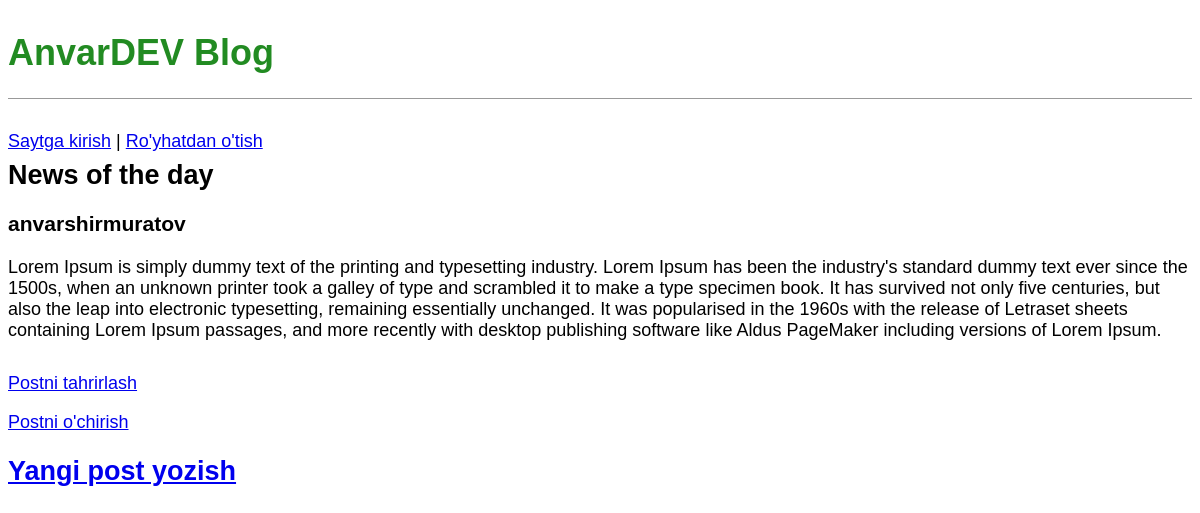
The app's page /post/1/ with its own data.
### blog/models.py (models this page shows, shortened)
class Post(models.Model):
    title = models.CharField(max_length=200)
    author = models.ForeignKey(
        'auth.User',
        on_delete=models.CASCADE
    )
    body = models.TextField()

### blog/views.py (the view)
# urls.py: path('post/<int:pk>/', BlogDetailView.as_view(), name='post_detail'),
class BlogDetailView(DetailView):
    model = Post
    template_name = 'post_detail.html'

### templates/post_detail.html
{% extends 'base.html' %}
{% block content%}
    <div class="post-entry">
        <h2>{{ post.title }}</h2>
        <h3>{{ post.author }}</h3>
        <p>{{ post.body }}</p>
    </div>
<p><a href="{% url 'post_edit' post.pk %}">Postni tahrirlash</a></p>
<p><a href="{% url 'post_delete' post.pk %}">Postni o'chirish</a></p>
{% endblock content%}

### templates/base.html (shortened to what this page needs)
{% load static %}
<!DOCTYPE html>
<html lang="en">
<head>
    <link rel="stylesheet" href="{% static 'css/base.css' %}">
</head>
<body>
    <header>
          <h1><a href="{% url 'home' %}">AnvarDEV Blog</a></h1>
    </header>
    {% if user.is_authenticated %}
        <p>Hush kelibsiz, {{ user.username }}!</p>
        <p><a href="{% url 'logout' %}">Chiqish</a></p>
    {% else %}
        <a href="{% url 'login' %}">Saytga kirish</a> |
        <a href="{% url 'signup' %}">Ro'yhatdan o'tish</a>
    {% endif %}
    <div>
      {% block content %}
      {% endblock content %}
    </div>
    <footer>
        <h2><a href="{% url 'post_new' %}">Yangi post yozish</a></h2>
    </footer>
</body>
</html>

### static/css/base.css (style rules this page uses)
header { border-bottom: 1px solid #999; margin-bottom: 2rem; display: flex; }
body { font-family: 'Noto Sans JP', sans-serif; font-size: 18px; }
header h1 a { color: ForestGreen; text-decoration: none; }
.post-entry { margin-bottom: 2rem; }
.post-entry h2 { margin: 0.5rem 0; }
.post-entry p { margin: 0; font-weight: 400; }

### records on screen
Post: title "News of the day", author "anvarshirmuratov", body "Lorem Ipsum is simply dummy text of the printing and typesetting industry. Lorem Ipsum has been the industry's standard dummy text ever since the 1500s, when an unknown printer took a galley of type and scrambled it to make a type specimen book. It has survived not only five centuries, but also the leap into electronic typesetting, remaining essentially unchanged. It was popularised in the 1960s with the release of Letraset sheets containing Lorem Ipsum passages, and more recently with desktop publishing software like Aldus PageMaker including versions of Lorem Ipsum."
